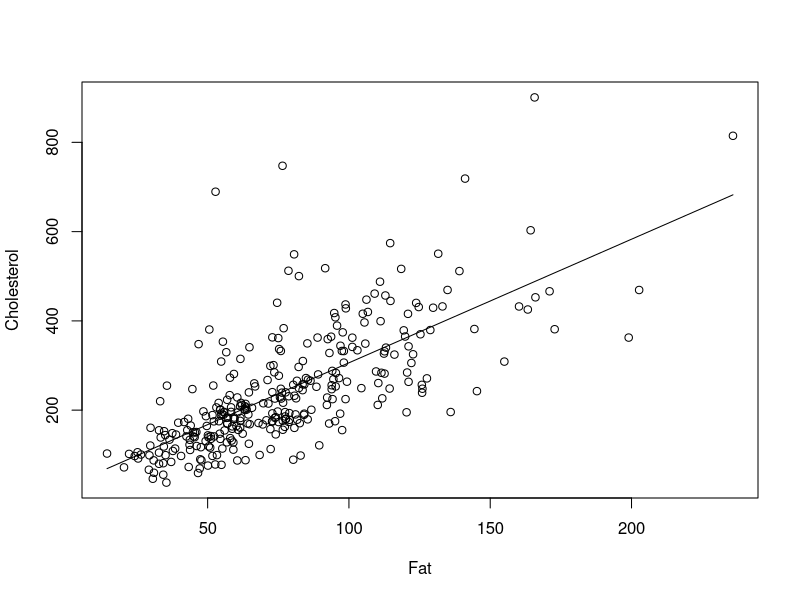
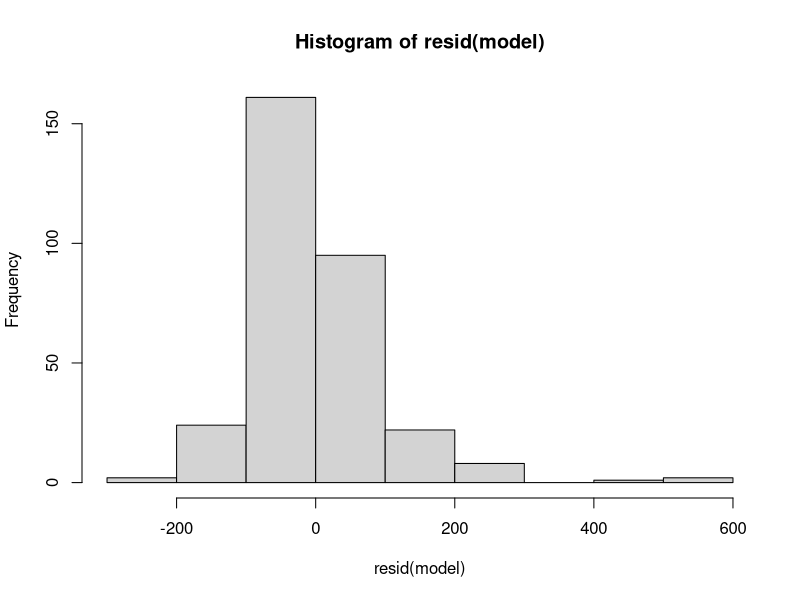
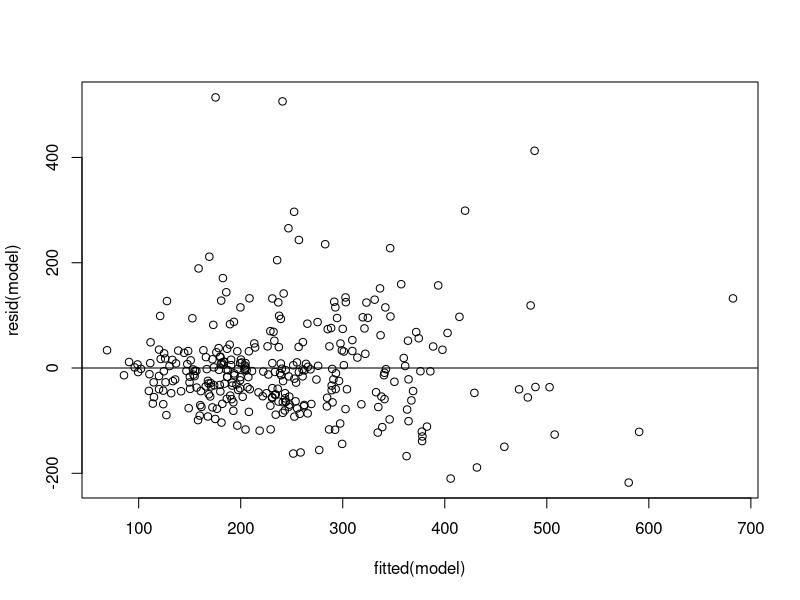

The R script that drew these images, in order:
# Author: Matt Williams
# Version: 4/24/2022


data <- read.csv("NutritionStudy.csv", header = TRUE)

attach(data)

model = lm(Cholesterol ~ Fat)
summary(model) 

plot(Fat, Cholesterol)
lines(Fat, fitted(model))

hist(resid(model))

plot(fitted(model), resid(model))
abline(0,0)